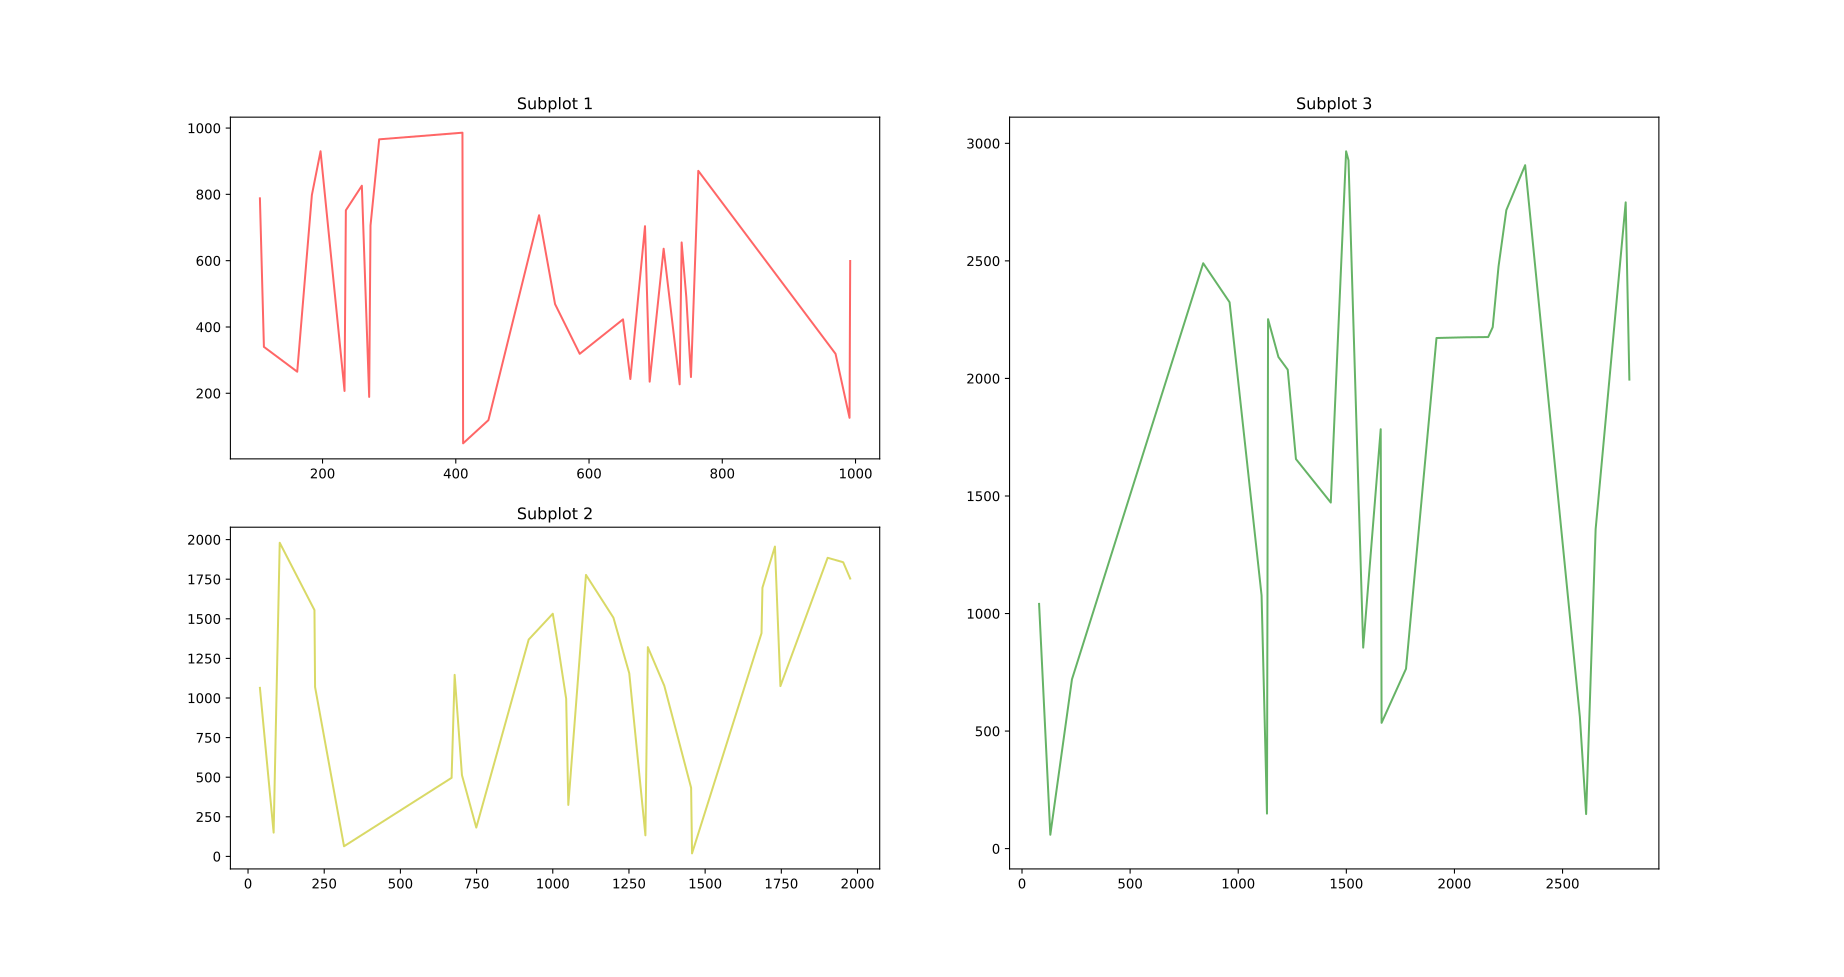

Write the Python code that produced this figure.
# Date 19-06-2021

import matplotlib.pyplot as plt
import numpy as np


def x(max_value=9999, i=30):
    arr = np.random.randint(max_value, size=i)
    arr.sort()
    return arr


def y(max_value=9999, i=30): return np.random.randint(max_value, size=i)


plt.subplot(2, 2, 1)
plt.plot(x(1000), y(1000), color='r', alpha=.6)
plt.title('Subplot 1')
plt.subplot(2, 2, 3)
plt.plot(x(2000), y(2000), color='y', alpha=.6)
plt.title('Subplot 2')
plt.subplot(1, 2, 2)
plt.plot(x(3000), y(3000), color='g', alpha=.6)
plt.title('Subplot 3')

plt.show()
